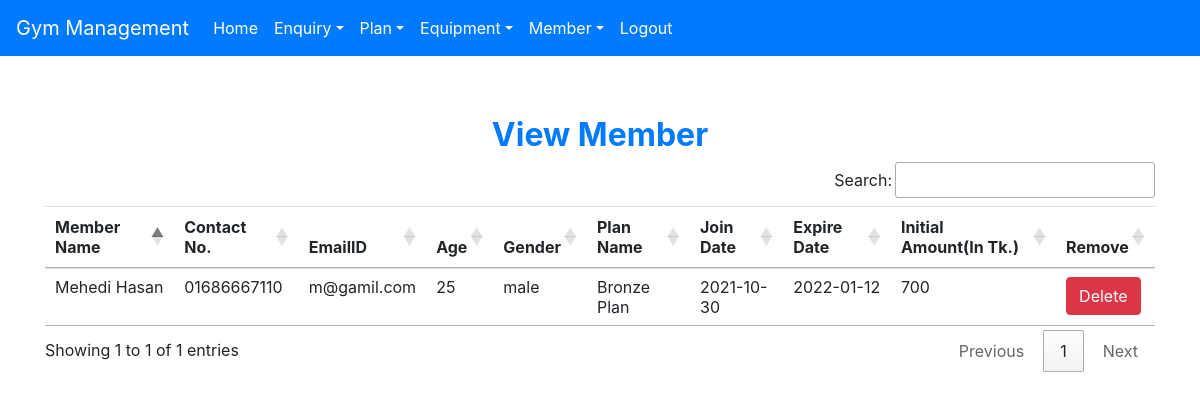
Page /view_member (signed in) on the committed database.
### gym/models.py (models this page shows, shortened)
class Member(models.Model):
    name = models.CharField(max_length=50)
    contact = models.CharField(max_length=10)
    emailid = models.CharField(max_length=50)
    age = models.CharField(max_length=10)
    gender = models.CharField(max_length=10)
    plan = models.CharField(max_length=40)
    joindate = models.CharField(max_length=40)
    expiredate = models.CharField(max_length=40)
    initialamount = models.CharField(max_length=10)

### gym/views.py (the view)
# urls.py: path('view_member', View_Member, name='view_member'),
def View_Member(request):
    if not request.user.is_staff:
        return redirect('login')
    member = Member.objects.all()
    d = {'member': member}
    return render(request, 'view_member.html', d)

### gym/templates/view_member.html
{% extends 'navbar.html' %}
{% block body %}
<div class="container" style="margin-top: 60px">
    <h2 class="text-center text-primary font-weight-bold">View Member</h2>
    <table id="example" class="table table-hover">
        <thead>
            <tr>
                <th>Member Name</th>
                <th>Contact No.</th>
                <th>EmailID</th>
                <th>Age</th>
                <th>Gender</th>
                <th>Plan Name</th>
                <th>Join Date</th>
                <th>Expire Date</th>
                <th>Initial Amount(In Tk.)</th>
                <th>Remove</th>
            </tr>
        </thead>
        <tbody>
            {% for i in member %}
                <tr>
                    <td>{{i.name}}</td>
                    <td>{{i.contact}}</td>
                    <td>{{i.emailid}}</td>
                    <td>{{i.age}}</td>
                    <td>{{i.gender}}</td>
                    <td>{{i.plan}}</td>
                    <td>{{i.joindate}}</td>
                    <td>{{i.expiredate}}</td>
                    <td>{{i.initialamount}}</td>
                    <td><a class="btn btn-danger" href="{% url 'delete_member' i.id %}" onclick="return confirm('Are you sure?')">Delete</a></td>
                </tr>
            {% endfor %}
        </tbody>
    </table>
</div>
{% endblock body %}

### rows in the picture
Member: name "Mehedi Hasan", contact "01686667110", emailid "m@gamil.com", age "25", gender "male", plan "Bronze Plan", joindate "2021-10-30", expiredate "2022-01-12", initialamount "700"
